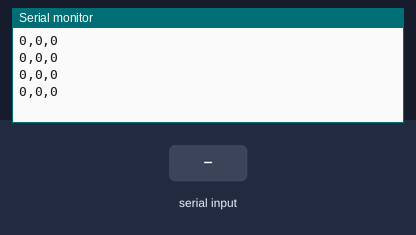
The sketch below on a simulated Arduino Uno, built with avr-gcc and run on an emulated ATmega328P. Shown: the last lines printed to the serial monitor. The test bench sets the inputs (shaded band).

Above: at 1.0 s.
1.1 s: "Hello\n" received over Serial
At 1.7 s:
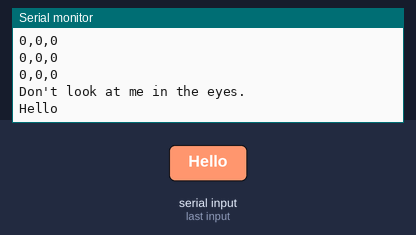
2.7 s: "1\n" received over Serial
At 4.1 s:
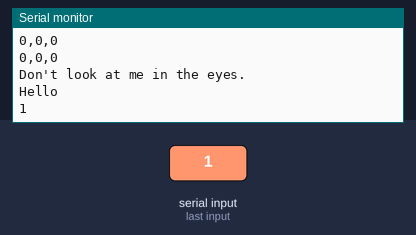

The sketch:

pingHello.ino
```cpp
String inputString = "";           // string to hold incoming data
boolean stringComplete = false;  // whether the string is complete
int inByte = 0;                  // incoming serial byte


void setup()
{
  // initialize serial:
  Serial.begin(9600);
  // reserve some bytes for the inputString:
  inputString.reserve(200);
  // broadcast a message:
  establishContact();
}

void loop()
{
  // print the string when a newline arrives
  if (stringComplete) {

    if(!strcmp(inputString.c_str(), "Hello")){
      Serial.println("Don't look at me in the eyes.");
    }

    Serial.println(inputString);
    // clear the string:
    inputString = "";
    stringComplete = false;
  }
}

// runs between loop runs, detects data via serial RX
void serialEvent()
{
  while (Serial.available()) {
    // get the new byte:
    char inChar = (char)Serial.read();
    // detect a newline to tell main about completion:
    if (inChar == '\n')
      stringComplete = true;
    else
      // add to the inputString:
      inputString += inChar;
  }
}

// initial means of contacting PC
void establishContact()
{
  while (Serial.available() <= 0) {
    Serial.println("0,0,0");
    delay(300);
  }
}
```

Measured:
- after the input at 1.1 s, the serial monitor: prints a new line after 0.10 s (image 1)
- after the input at 2.7 s, the serial monitor: prints a new line at once (image 2)
